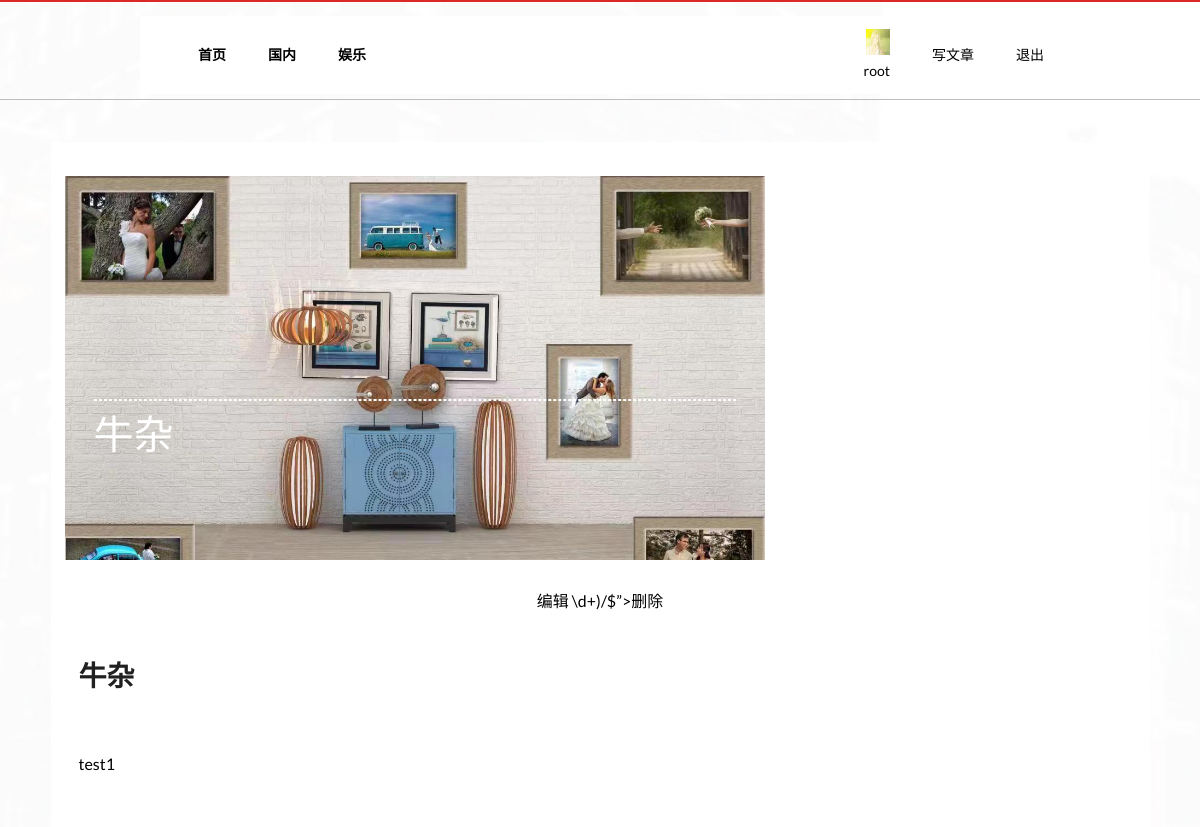
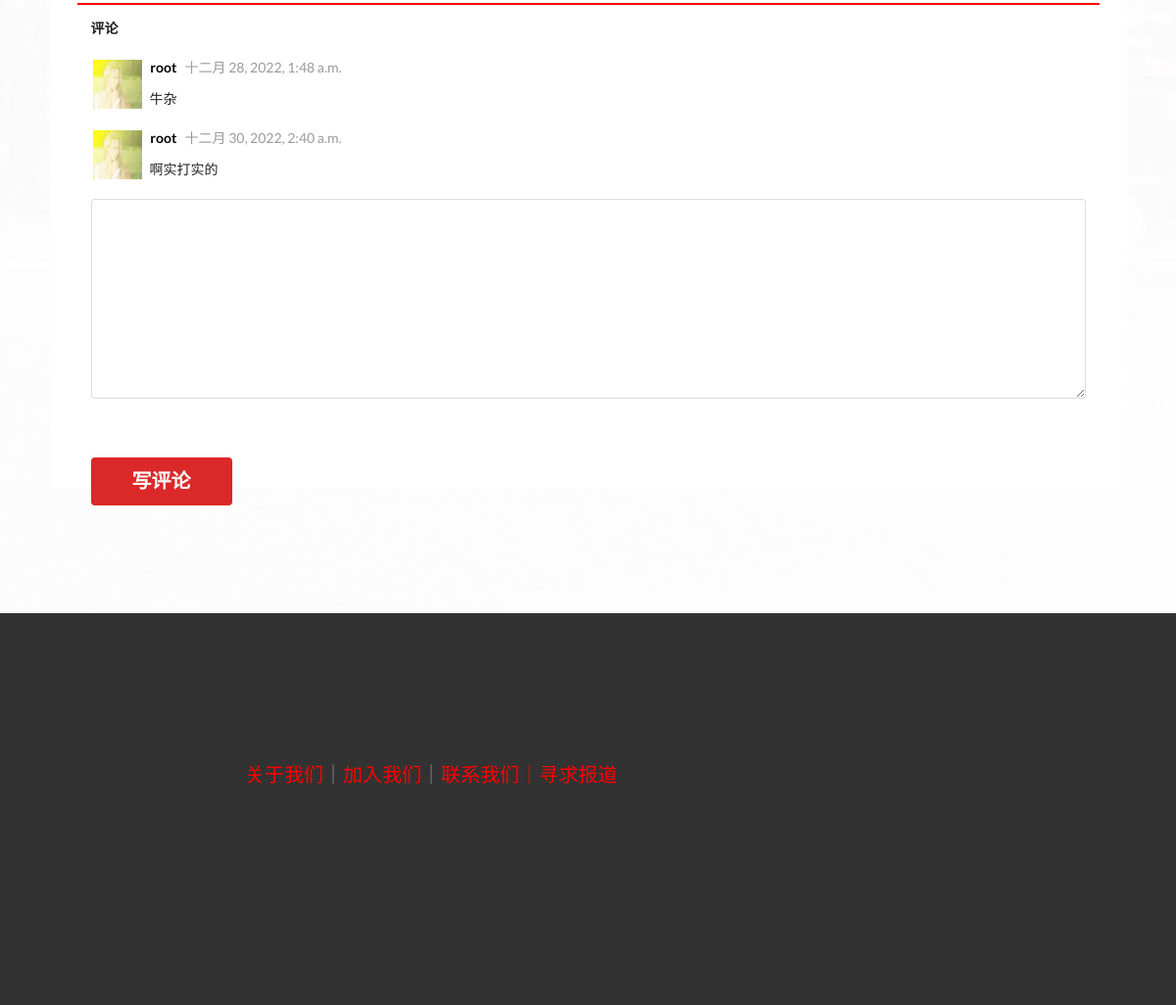
Page /detail/1/ (signed in) on the committed database (2 pictures, top to bottom).
### news_2105010240/models.py (models this page shows, shortened)
class Category(models.Model):
    name = models.CharField(max_length=40, null=False)  # 分类名

class UserProfile(models.Model):
    belong_to = models.OneToOneField(to=User, related_name="profile",on_delete=models.CASCADE)  # 所属用户
    avatar = models.FileField(upload_to='avatar')  # 用户头像

class Article(models.Model):
    title = models.CharField(max_length=100, null=False)  # 标题
    intro = models.CharField(max_length=1000)  # 导语
    abstract = models.TextField()  # 摘要
    category = models.ForeignKey(Category, related_name="cate",on_delete=models.CASCADE)  # 连接分类表的外键，多对一关系
    content = models.TextField(null=False)  # 内容
    publish_time = models.DateTimeField(null=False, default=now)  # 发布时间
    image = models.FileField(upload_to='article_image')  # 文章配图

class Comment(models.Model):
    belong_article = models.ForeignKey(Article, related_name='article',on_delete=models.CASCADE)  # 评论所属的文章
    belong_user = models.ForeignKey(User, related_name='user',on_delete=models.CASCADE)  # 评论者
    words = models.CharField(max_length=200, null=False)  # 评论内容
    created = models.DateTimeField(null=False, default=now)  # 评论时间

### news_2105010240/views.py (the view, shortened to what this page needs)
# urls.py: url('detail/(?P<article_id>\d+)/$', detail, name='detail'),
def detail(request, article_id):
    cates = Category.objects.all().order_by("-id")  # 分类列表
    editor_recommendtop3 = Best.objects.filter(select_reason="编辑推荐")[:3]
    editor_recommendtop3list = [i.select_article for i in editor_recommendtop3]  # 取出三篇编辑推荐作为大标题
    editor_recommend = Best.objects.filter(select_reason="编辑推荐")[3:10]
    editor_recommendlist = [i.select_article for i in editor_recommend]  # 再取出七篇编辑推荐
    article = Article.objects.get(id=article_id)
    comments = Comment.objects.filter(belong_article=article)
    form = CommentForm()
    context = {}
    context = {
        "cates": cates,
        "editor_recommendtop3list": editor_recommendtop3list,
        "editor_recommendlist": editor_recommendlist,
        "article": article,
        "comments": comments,
        "form": form
    }
    return render(request, 'detail.html', context=context)

### news_2105010240/forms.py
class CommentForm(forms.Form):
    comment = forms.CharField(widget=forms.Textarea(),validators=[words_validator])

### templates/detail.html (shortened to what this page needs)
{% extends 'base.html' %}
{% block content%}
    <div class="post">
 <div class="ui basic segment container">
      <div class="ui horizontal basic segments bodycontent">
        <div class="ui segment bodyleft" style="border:none;box-shadow:none;">
          <div class="ui basic segment articleimg" style="background:url('/upload/{{article.image}}');background-size: cover;
          background-repeat: no-repeat;">
            <hr>
            <div class="image-text" >
             {{article.title}}
            </div>
          </div>
          <div class="ui center aligned basic segment abstract">
 <p class="meta"><a href="/editpage/{{p.id}}">编辑</a> <span><a href=“deletepage/(?P<cate_id>\d+)/$”>删除</a></span> </p>
          </div>
          <div class="ui basic segment articledetail">
            <h1>{{article.title}}</h1>
            <p>
            <p style="color:#000000;width:600px;font-size:16px;margin-top:20px;line-height:2;">
              {{article.content}}
          <div class="ui basic segment comment">
            <p ><b>评论</b></p>
            {% for comment in comments %}
            <div class="comment" style="margin-top:22px;margin-bottom:20px;">
              <div class="ui image" style="height:50px;width:50px;">
                <img src="/upload/{{ comment.belong_user.profile.avatar }}" style="height:50px;width:50px;" alt="" />
              </div>
               <span class="time">&nbsp;&nbsp;&nbsp;<b style="color:black;">{{comment.belong_user.username}}</b>&nbsp;&nbsp;&nbsp;{{comment.created}}</span>
               <span class="black-reply">&nbsp;&nbsp;&nbsp;{{comment.words}}</span>
            </div>
           {% endfor %}
           <form class="ui error form"  method="post" >
             {{form.comment}}
             {% if request.user.is_authenticated %}
             <button class="ui red button" style="width:144px;height:49px;position:relative;top:60px;" type="submit">
                   <span style="color: #ffffff;font-size: 20px;font-weight: bold;">写评论</span>
             </button>
             {% endif %}
           </form>
          </div>
        </div>
      </div>
     </div>
</div>
{% endblock %}

### templates/base.html (shortened to what this page needs)
<!DOCTYPE html>
{% load static %}
<html lang="en">
  <head>
    <link rel="stylesheet" href="{% static 'css/semantic.css' %}" media="screen" title="no title" >
    <link rel="stylesheet" href="{% static 'css/index.css' %}" media="screen" title="no title" >
  <link rel="stylesheet" href="{% static 'css/detail.css' %}" media="screen" title="no title" >
  <link rel="stylesheet" href="{% static 'css/login.css' %}" media="screen" title="no title">
  <link rel="stylesheet" href="{% static 'css/register.css' %}" media="screen" title="no title" >
  <link rel="stylesheet" href="{% static 'css/profile.css' %}" media="screen" title="no title" >
  </head>
  <body>
    <div class="ui red basic segment  topmenu">
      <div class="ui borderless menu container" style="border:0;box-shadow:none;">
          <div class="header item" style="margin-right:10px;">
          </div>
          <div class="item" style="margin-right:10px;">
            <a href="{% url 'index' %}">首页</a>
          </div>
          {% for cate in cates %}
          <div class="item" style="margin-right:10px;">
            <a href="/category/{{cate.id}}">{{cate.name}}</a>
          </div>
          {% endfor%}
        <div class="right menu login">
        {% if request.user.is_authenticated %}
          <div class="item">
            <a href="{% url 'profile' %}"><div class="ui image">
                <img src="/upload/{{ request.user.profile.avatar }}" style="height:26px;width:24px;" alt="" />
            </div>
            <p style="margin-right:10px;margin-top:6px;color:black;">{{ request.user.username }}</p>
            </a>
          </div>
          <div class="item">
              <a href="/addpage">写文章　　　</a>
            <a href="{% url "logout" %}">退出</a>
            </div>
        {% endif %}
        </div>
      </div>
    </div>
    {% block content%}内容 {% endblock %}
          </div>
    <div class="ui basic segment bottomblack">
    <p style="color:red;margin-top:50px;font-size:20px;">
      关于我们<span style="color:rgb(143, 143, 143)">｜</span>加入我们<span style="color:rgb(143, 143, 143)">｜</span>联系我们｜寻求报道
    </p>
  </div>
  </body>
</html>

### static/css/index.css (style rules this page uses)
a { color: black }
.ui.red.basic.segment.topmenu { height: 100px; padding-left:140px; padding-right: 140px; border-bottom: 1px solid rgb(189, 189, 189); }
.ui.borderless.menu.container > .item > a { color: black; font-weight: bold; }
.ui.horizontal.basic.segments { box-shadow: none; }
.ui.basic.segment.bottomblack { height: 400px; background-color: rgb(50,50,50); padding-left: 250px; padding-top: 100px; }

### static/css/detail.css (style rules this page uses)
a { color:black; }
.ui.red.basic.segment.topmenu { height: 100px; padding-left:140px; padding-right: 140px; border-bottom: 1px solid rgb(189, 189, 189); }
.ui.borderless.menu.container > .item > a { color: black; font-weight: bold; }
.ui.horizontal.basic.segments.bodycontent { padding-top: 20px; border-radius: 0; border: none; box-shadow: none; }
.ui.segment.bodyleft { width: 700px; }
.ui.basic.segment.articleimg { width: 700px; height: 384px; padding-top: 216px; padding-right: 29px; padding-left: 29px; }
.ui.basic.segment.articleimg > hr { border : 1px dashed white; }
.image-text { color: white; font-size: 40px; line-height: 1.3; }
.ui.center.aligned.basic.segment.abstract { width: 200px; margin: 0 auto; color: #9b9b9b; font-size: 16px; font-weight: normal; line-height: 3; }
.ui.basic.segment.comment { margin-top: 50px; border-top: 2px solid red; }
.comment { position: relative; margin-top: 60px; }
.time { color: #9b9b9b; position: relative; top:-15px; }
.black-reply { position: absolute; bottom:0; left: 52px; }
.ui.basic.segment.bottomblack { height: 400px; background-color: rgb(50,50,50); padding-left: 250px; padding-top: 100px; margin-top: 100px; }

### static/css/login.css (style rules this page uses)
body { background-image:url(../images/login/backgroundimg.png); background-size: cover; background-repeat: no-repeat; }
img { margin-left: 2px; }

### static/css/register.css (style rules this page uses)
body { background-image:url(../images/login/backgroundimg.png); background-size: cover; background-repeat: no-repeat; }
img { margin-left: 2px; }

### static/css/profile.css (style rules this page uses)
body { background-image:url(../images/login/backgroundimg.png); background-size: cover; background-repeat: no-repeat; }
img { margin-left: 2px; }

### rows in the picture
Category: name "国内"
Category: name "娱乐"
Article: image (picture), title "牛杂", content "test1"
Comment: belong_user.profile.avatar (picture), belong_user.username "root", created "十二月 28, 2022, 1:48 a.m.", words "牛杂"
Comment: belong_user.profile.avatar (picture), belong_user.username "root", created "十二月 30, 2022, 2:40 a.m.", words "啊实打实的"

### other values in the picture
{{ request.user.username }} "root"
